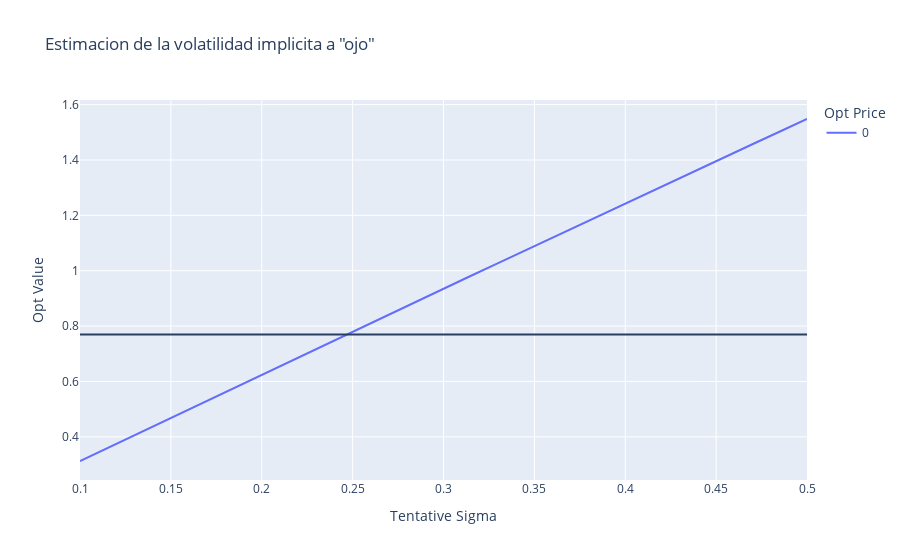

The cell this chart's notebook holds for it:
### Markdown cell above
##### Fuerza bruta

### Code cell
s0 = 8
K = 8
r = 0.02
q = 0.02
call_value = 0.77
opt_type = 'c'
sigma = np.linspace(0.1, 0.5, 29)
T = 1

call_opts = bls_option_price(s0, K, r, sigma, q, T, opt_type='c')
df_res = pd.DataFrame(call_opts, index=sigma)

fig = df_res.plot(
    title=f'Estimacion de la volatilidad implicita a "ojo"',
    labels=dict(index="Tentative Sigma", value="Opt Value", variable="Opt Price")
)
fig.add_hline(y=call_value)

fig.show()

### Figure 1 — Plotly figure (JSON) as saved in the notebook; plotly's stock layout.template omitted (floating-point values rounded to 4 significant figures)
{"data": [{"hovertemplate": "Opt Price=0<br>Tentative Sigma=%{x}<br>Opt Value=%{y}<extra></extra>", "legendgroup": "0", "line": {"color": "#636efa", "dash": "solid"}, "marker": {"symbol": "circle"}, "mode": "lines", "name": "0", "orientation": "v", "showlegend": true, "type": "scatter", "x": [0.1, 0.1143, 0.1286, 0.1429, 0.1571, 0.1714, 0.1857, 0.2, 0.2143, 0.2286, 0.2429, 0.2571, 0.2714, 0.2857, 0.3, 0.3143, 0.3286, 0.3429, 0.3571, 0.3714, 0.3857, 0.4, 0.4143, 0.4286, 0.4429, 0.4571, 0.4714, 0.4857, 0.5], "xaxis": "x", "y": [0.3127, 0.3573, 0.4019, 0.4465, 0.4911, 0.5356, 0.5801, 0.6246, 0.6691, 0.7135, 0.7579, 0.8022, 0.8465, 0.8908, 0.935, 0.9792, 1.023, 1.067, 1.111, 1.155, 1.199, 1.243, 1.287, 1.331, 1.374, 1.418, 1.461, 1.505, 1.548], "yaxis": "y"}], "layout": {"autosize": true, "legend": {"title": {"text": "Opt Price"}, "tracegroupgap": 0}, "shapes": [{"type": "line", "x0": 0, "x1": 1, "xref": "x domain", "y0": 0.77, "y1": 0.77, "yref": "y"}], "title": {"text": "Estimacion de la volatilidad implicita a \"ojo\""}, "xaxis": {"anchor": "y", "autorange": true, "domain": [0, 1], "range": [0.1, 0.5], "title": {"text": "Tentative Sigma"}, "type": "linear"}, "yaxis": {"anchor": "x", "autorange": true, "domain": [0, 1], "range": [0.2441, 1.617], "title": {"text": "Opt Value"}, "type": "linear"}}}
